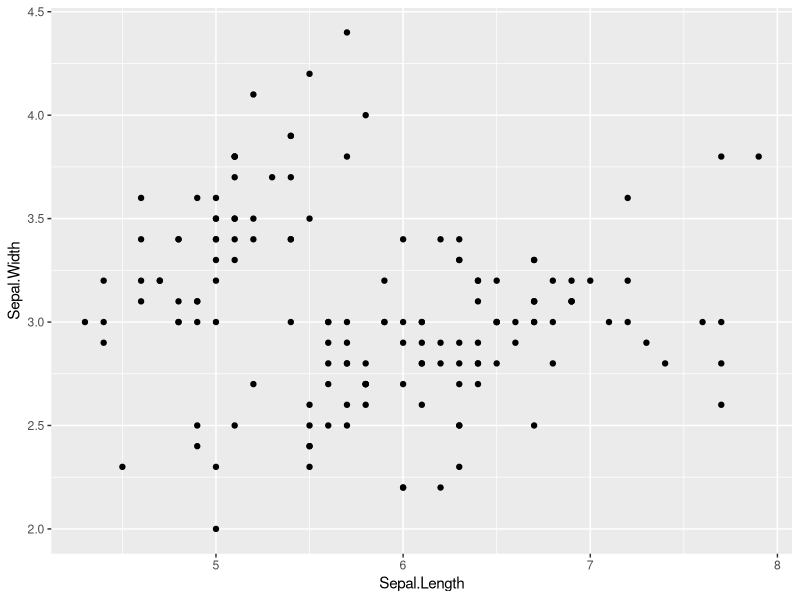
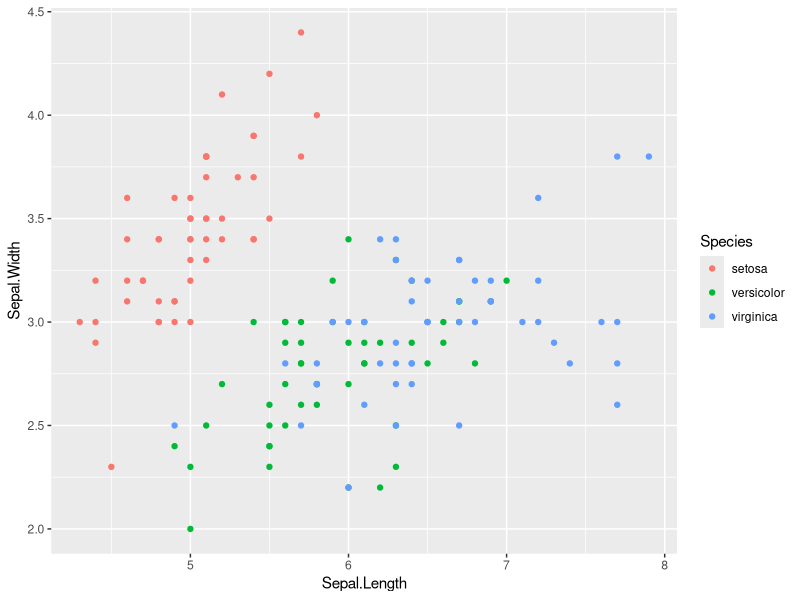
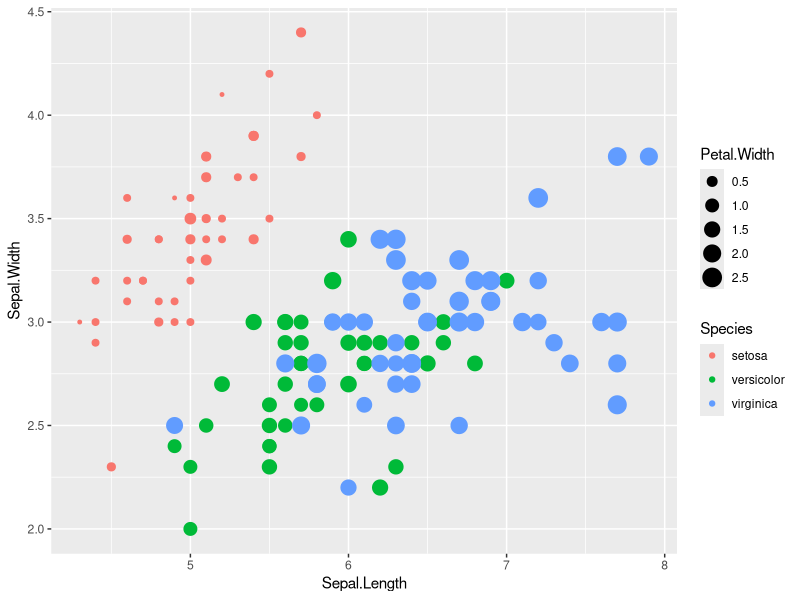
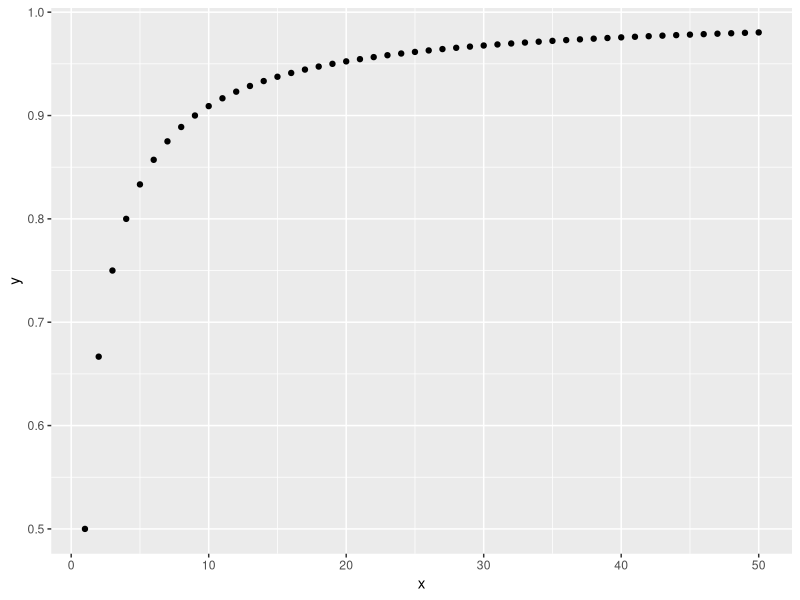
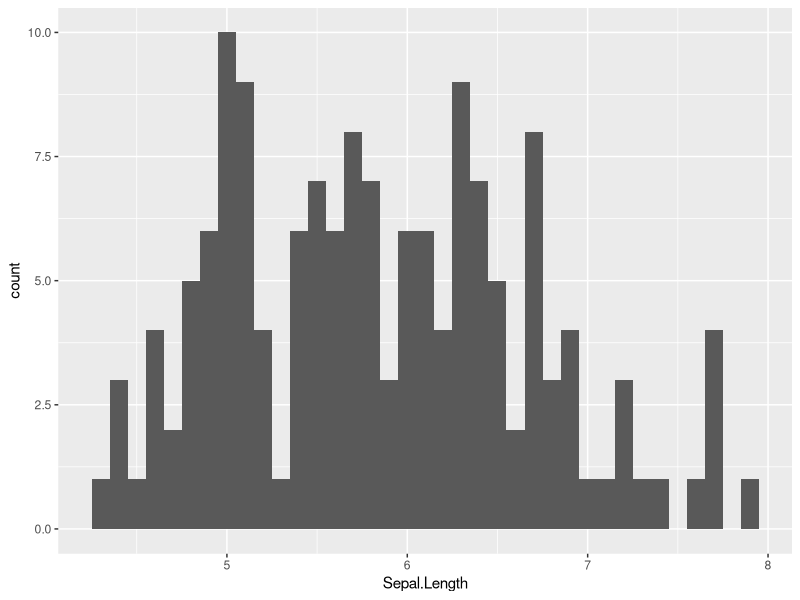
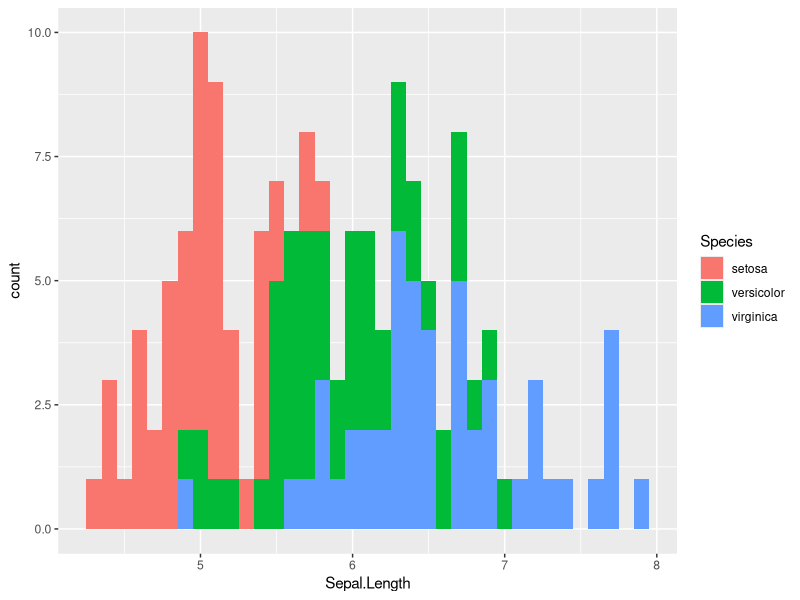
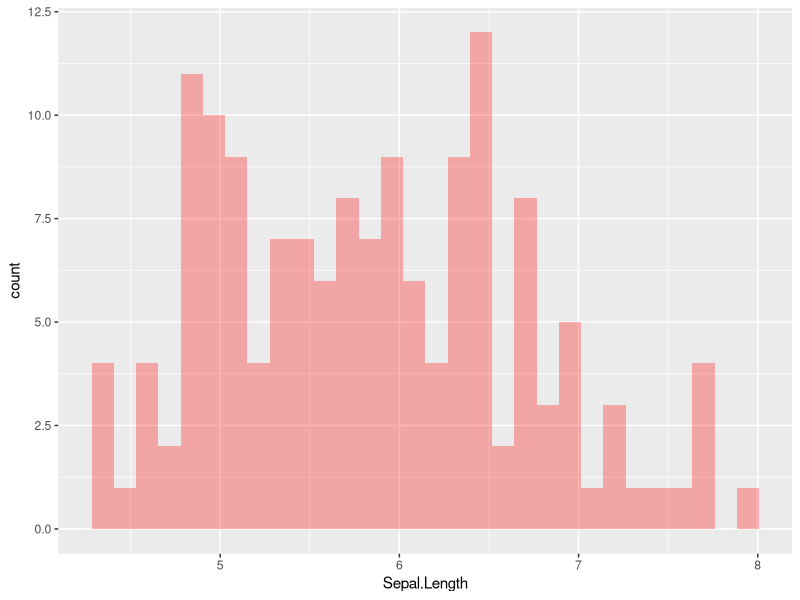
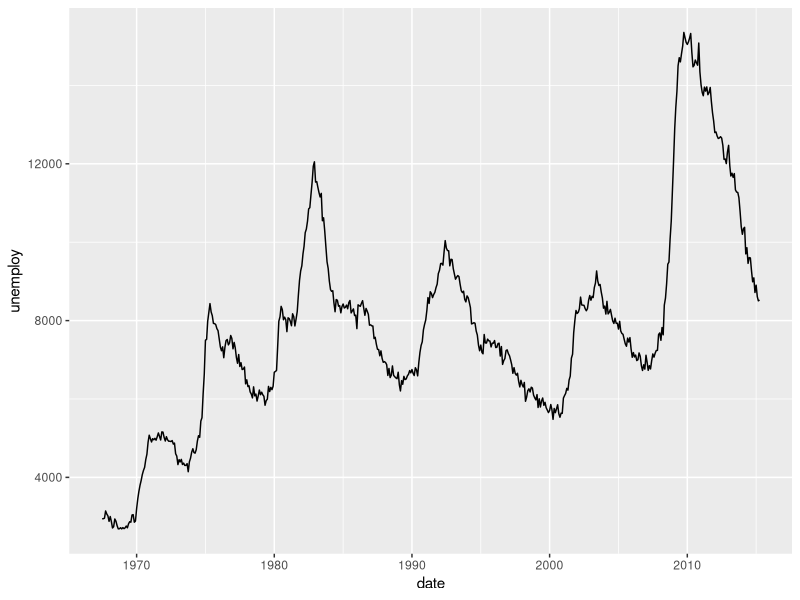

The R script that drew these images, in order:
# 1. Scatter Plots

library(ggplot2)

x <- ggplot(iris, aes(Sepal.Length, Sepal.Width))
x + geom_point()
x + geom_point(aes(color=Species))
x + geom_point(aes(color=Species, size = Petal.Width))

# Exercises #1
# [문제] y = x/(x+1)를아래와같이Scatter Plot으로도식하시오. 
# 단, x는1에서50까지의정수임

x <- 1:50
y <- sapply(x,function(x) x/(x+1))
df <- data.frame(x=x,y=y)
df

ex1 <- ggplot(df,aes(x=x,y=y))
ex1 + geom_point()


# Exercises #2

# Histogram

x <- ggplot(iris, aes(Sepal.Length))
x + geom_histogram(binwidth = 0.1)
x + geom_histogram(binwidth = 0.1, aes(fill=Species))
x + geom_histogram(fill='red',alpha=0.3)

# Line Charts
head(economics)
# date   pce    pop psavert uempmed unemploy
# 1 1967-07-01 507.4 198712    12.5     4.5     2944
# 2 1967-08-01 510.5 198911    12.5     4.7     2945
# 3 1967-09-01 516.3 199113    11.7     4.6     2958
# 4 1967-10-01 512.9 199311    12.5     4.9     3143
# 5 1967-11-01 518.1 199498    12.5     4.7     3066
# 6 1967-12-01 525.8 199657    12.1     4.8     3018
x <- ggplot(economics)
x + geom_line(aes(x=date, y=unemploy))
x + geom_line(aes(x=date, y=unemploy), colour="blue", size=2)
x + geom_line(aes(x=date, y=unemploy), linetype=2) +
  geom_line(aes(x=date, y=pce), colour="#CC79A7")


# Inheritances
head(Orange)
# Tree  age circumference
# 1    1  118            30
# 2    1  484            58
# 3    1  664            87
# 4    1 1004           115
# 5    1 1231           120
# 6    1 1372           142
x <-ggplot(Orange, aes(age, circumference))
x + geom_line(aes(colour=Tree))
x + geom_line(aes(colour=Tree)) + geom_point()
ggplot(Orange, aes(age, circumference, colour=Tree)) +
  geom_line() + geom_point()

# Exercises #4
d <-data.frame(x=1:50, y=sapply(1:50, function(x) 1/sum(1:x)))
d
gg <- ggplot(d, aes(x=x,y=y))
gg + geom_line(color = 'red', size=2)

#Bar Charts
head(mtcars)
# mpg cyl disp  hp drat    wt  qsec vs am gear carb
# Mazda RX4         21.0   6  160 110 3.90 2.620 16.46  0  1    4    4
# Mazda RX4 Wag     21.0   6  160 110 3.90 2.875 17.02  0  1    4    4
# Datsun 710        22.8   4  108  93 3.85 2.320 18.61  1  1    4    1
# Hornet 4 Drive    21.4   6  258 110 3.08 3.215 19.44  1  0    3    1
# Hornet Sportabout 18.7   8  360 175 3.15 3.440 17.02  0  0    3    2
# Valiant           18.1   6  225 105 2.76 3.460 20.22  1  0    3    1
x <-ggplot(mtcars, aes(factor(cyl)))
x + geom_bar(aes(fill=factor(cyl)), width=.5)
x + geom_bar(aes(fill=factor(gear)), width=.5)
x + geom_bar(aes(fill=factor(gear)), width=.5) + coord_flip()


x <- ggplot(mtcars,aes(factor(cyl),mpg))
x + geom_bar(aes(fill=factor(cyl)), width =.5, stat="identity")


# Position Adjustments
x <- ggplot(diamonds,aes(x=price))
x + geom_bar(aes(fill=cut),binwidth = 3000)
x + geom_bar(aes(fill=cut),binwidth = 3000, position = "dodge")
x + geom_bar(aes(fill=cut),binwidth = 3000, position = "fill")


# Circle Charts
x <- ggplot(mtcars,aes(x=factor(1),fill=factor(cyl)))
x + geom_bar(width = 1) + coord_polar(theta="y")


# Box Plots
x <- ggplot(mtcars,aes(factor(cyl),mpg))
x + geom_boxplot()
x + geom_boxplot() + geom_jitter()
x + geom_boxplot(aes(fill=factor(cyl)), outlier.colour = "green", outlier.size = 4)

# Facets
x <- ggplot(diamonds, aes(x=price))
x + geom_bar(binwidth = 3000) + facet_wrap(~ cut)
x + geom_bar(binwidth = 3000) + facet_grid(.~cut)
x + geom_bar(binwidth = 1000) + facet_grid(color ~ cut)


#Density

x <- ggplot(iris,aes(Petal.Length))
x + geom_density()
x + geom_density(aes(color=Species))
